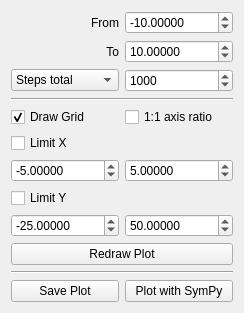
                        <widget class="QWidget" name="Tab_3_1_tab_2_Config_scrollAreaWidgetContents">
                         <property name="geometry">
                          <rect>
                           <x>0</x>
                           <y>0</y>
                           <width>234</width>
                           <height>310</height>
                          </rect>
                         </property>
                         <layout class="QGridLayout" name="gridLayout_11">
                          <item row="8" column="0">
                           <widget class="QCheckBox" name="Tab_3_1_YLim_Check">
                            <property name="toolTip">
                             <string>Limit the part of the y axis that is shown</string>
                            </property>
                            <property name="text">
                             <string>Limit Y</string>
                            </property>
                           </widget>
                          </item>
                          <item row="7" column="1">
                           <widget class="QDoubleSpinBox" name="Tab_3_1_XLim_max">
                            <property name="decimals">
                             <number>5</number>
                            </property>
                            <property name="minimum">
                             <double>-1000000.000000000000000</double>
                            </property>
                            <property name="maximum">
                             <double>1000000.000000000000000</double>
                            </property>
                            <property name="value">
                             <double>5.000000000000000</double>
                            </property>
                           </widget>
                          </item>
                          <item row="7" column="0">
                           <widget class="QDoubleSpinBox" name="Tab_3_1_XLim_min">
                            <property name="decimals">
                             <number>5</number>
                            </property>
                            <property name="minimum">
                             <double>-1000000.000000000000000</double>
                            </property>
                            <property name="maximum">
                             <double>1000000.000000000000000</double>
                            </property>
                            <property name="value">
                             <double>-5.000000000000000</double>
                            </property>
                           </widget>
                          </item>
                          <item row="4" column="0" colspan="2">
                           <widget class="Line" name="line_2">
                            <property name="orientation">
                             <enum>Qt::Horizontal</enum>
                            </property>
                           </widget>
                          </item>
                          <item row="5" column="1">
                           <widget class="QCheckBox" name="Tab_3_1_Axis_ratio_Checkbox">
                            <property name="text">
                             <string>1:1 axis ratio</string>
                            </property>
                           </widget>
                          </item>
                          <item row="1" column="1">
                           <widget class="QDoubleSpinBox" name="Tab_3_1_To_Spinbox">
                            <property name="decimals">
                             <number>5</number>
                            </property>
                            <property name="minimum">
                             <double>-1000000.000000000000000</double>
                            </property>
                            <property name="maximum">
                             <double>1000000.000000000000000</double>
                            </property>
                            <property name="value">
                             <double>10.000000000000000</double>
                            </property>
                           </widget>
                          </item>
                          <item row="12" column="0" colspan="2">
                           <spacer name="verticalSpacer">
                            <property name="orientation">
                             <enum>Qt::Vertical</enum>
                            </property>
                            <property name="sizeHint" stdset="0">
                             <size>
                              <width>20</width>
                              <height>40</height>
                             </size>
                            </property>
                           </spacer>
                          </item>
                          <item row="2" column="0">
                           <widget class="QComboBox" name="Tab_3_1_Steps_comboBox">
                            <property name="currentText">
                             <string>Steps total</string>
                            </property>
                            <property name="currentIndex">
                             <number>0</number>
                            </property>
                            <item>
                             <property name="text">
                              <string>Steps total</string>
                             </property>
                            </item>
                            <item>
                             <property name="text">
                              <string>Steps per Unit</string>
                             </property>
                            </item>
                           </widget>
                          </item>
                          <item row="9" column="1">
                           <widget class="QDoubleSpinBox" name="Tab_3_1_YLim_max">
                            <property name="decimals">
                             <number>5</number>
                            </property>
                            <property name="minimum">
                             <double>-1000000.000000000000000</double>
                            </property>
                            <property name="maximum">
                             <double>1000000.000000000000000</double>
                            </property>
                            <property name="value">
                             <double>50.000000000000000</double>
                            </property>
                           </widget>
                          </item>
                          <item row="0" column="1">
                           <widget class="QDoubleSpinBox" name="Tab_3_1_From_Spinbox">
                            <property name="decimals">
                             <number>5</number>
                            </property>
                            <property name="minimum">
                             <double>-1000000.000000000000000</double>
                            </property>
                            <property name="maximum">
                             <double>1000000.000000000000000</double>
                            </property>
                            <property name="value">
                             <double>-10.000000000000000</double>
                            </property>
                           </widget>
                          </item>
                          <item row="0" column="0">
                           <widget class="QLabel" name="Tab_3_1_Label_from">
                            <property name="text">
                             <string>From</string>
                            </property>
                            <property name="alignment">
                             <set>Qt::AlignRight|Qt::AlignTrailing|Qt::AlignVCenter</set>
                            </property>
                           </widget>
                          </item>
                          <item row="6" column="0">
                           <widget class="QCheckBox" name="Tab_3_1_XLim_Check">
                            <property name="toolTip">
                             <string>Limit the part of the x axis that is shown</string>
                            </property>
                            <property name="text">
                             <string>Limit X</string>
                            </property>
                           </widget>
                          </item>
                          <item row="11" column="0" colspan="2">
                           <widget class="Line" name="line">
                            <property name="orientation">
                             <enum>Qt::Horizontal</enum>
                            </property>
                           </widget>
                          </item>
                          <item row="9" column="0">
                           <widget class="QDoubleSpinBox" name="Tab_3_1_YLim_min">
                            <property name="decimals">
                             <number>5</number>
                            </property>
                            <property name="minimum">
                             <double>-1000000.000000000000000</double>
                            </property>
                            <property name="maximum">
                             <double>1000000.000000000000000</double>
                            </property>
                            <property name="value">
                             <double>-25.000000000000000</double>
                            </property>
                           </widget>
                          </item>
                          <item row="5" column="0">
                           <widget class="QCheckBox" name="Tab_3_1_Draw_Grid_Checkbox">
                            <property name="text">
                             <string>Draw Grid</string>
                            </property>
                            <property name="checked">
                             <bool>true</bool>
                            </property>
                           </widget>
                          </item>
                          <item row="2" column="1">
                           <widget class="QSpinBox" name="Tab_3_1_Steps_Spinbox">
                            <property name="minimum">
                             <number>1</number>
                            </property>
                            <property name="maximum">
                             <number>100000</number>
                            </property>
                            <property name="value">
                             <number>1000</number>
                            </property>
                           </widget>
                          </item>
                          <item row="1" column="0">
                           <widget class="QLabel" name="Tab_3_1_Label_to">
                            <property name="text">
                             <string>To</string>
                            </property>
                            <property name="alignment">
                             <set>Qt::AlignRight|Qt::AlignTrailing|Qt::AlignVCenter</set>
                            </property>
                           </widget>
                          </item>
                          <item row="13" column="1">
                           <widget class="QPushButton" name="Tab_3_1_Button_Plot_SymPy">
                            <property name="toolTip">
                             <string>&lt;!DOCTYPE HTML PUBLIC &quot;-//W3C//DTD HTML 4.0//EN&quot; &quot;http://www.w3.org/TR/REC-html40/strict.dtd&quot;&gt;
&lt;html&gt;&lt;head&gt;&lt;meta name=&quot;qrichtext&quot; content=&quot;1&quot; /&gt;&lt;style type=&quot;text/css&quot;&gt;
p, li { white-space: pre-wrap; }
&lt;/style&gt;&lt;/head&gt;&lt;body style=&quot; font-family:'MS Shell Dlg 2'; font-size:8pt; font-weight:400; font-style:normal;&quot;&gt;
&lt;p style=&quot; margin-top:0px; margin-bottom:0px; margin-left:0px; margin-right:0px; -qt-block-indent:0; text-indent:0px;&quot;&gt;&lt;span style=&quot; font-family:'MS Shell Dlg 2';&quot;&gt;It is advised to use the normal Plot.&lt;/span&gt;&lt;/p&gt;
&lt;p style=&quot; margin-top:0px; margin-bottom:0px; margin-left:0px; margin-right:0px; -qt-block-indent:0; text-indent:0px;&quot;&gt;&lt;span style=&quot; font-family:'MS Shell Dlg 2';&quot;&gt;Note:&lt;/span&gt;&lt;/p&gt;
&lt;p style=&quot; margin-top:0px; margin-bottom:0px; margin-left:0px; margin-right:0px; -qt-block-indent:0; text-indent:0px;&quot;&gt;&lt;span style=&quot; font-family:'MS Shell Dlg 2';&quot;&gt;- Control the Plotted area with Limit X and Limit Y&lt;/span&gt;&lt;/p&gt;
&lt;p style=&quot; margin-top:0px; margin-bottom:0px; margin-left:0px; margin-right:0px; -qt-block-indent:0; text-indent:0px;&quot;&gt;&lt;span style=&quot; font-family:'MS Shell Dlg 2';&quot;&gt;	(Don't forget to enable these with the checkboxes)&lt;/span&gt;&lt;/p&gt;
&lt;p style=&quot; margin-top:0px; margin-bottom:0px; margin-left:0px; margin-right:0px; -qt-block-indent:0; text-indent:0px;&quot;&gt;&lt;span style=&quot; font-family:'MS Shell Dlg 2';&quot;&gt;- Opens new window&lt;/span&gt;&lt;/p&gt;
&lt;p style=&quot; margin-top:0px; margin-bottom:0px; margin-left:0px; margin-right:0px; -qt-block-indent:0; text-indent:0px;&quot;&gt;&lt;span style=&quot; font-family:'MS Shell Dlg 2';&quot;&gt;Advantages of SymPy Plotting:&lt;/span&gt;&lt;/p&gt;
&lt;p style=&quot; margin-top:0px; margin-bottom:0px; margin-left:0px; margin-right:0px; -qt-block-indent:0; text-indent:0px;&quot;&gt;&lt;span style=&quot; font-family:'MS Shell Dlg 2';&quot;&gt;- Easier zomming&lt;/span&gt;&lt;/p&gt;
&lt;p style=&quot; margin-top:0px; margin-bottom:0px; margin-left:0px; margin-right:0px; -qt-block-indent:0; text-indent:0px;&quot;&gt;&lt;span style=&quot; font-family:'MS Shell Dlg 2';&quot;&gt;- More options when saving the Plot&lt;/span&gt;&lt;/p&gt;
&lt;p style=&quot; margin-top:0px; margin-bottom:0px; margin-left:0px; margin-right:0px; -qt-block-indent:0; text-indent:0px;&quot;&gt;&lt;span style=&quot; font-family:'MS Shell Dlg 2';&quot;&gt;Disadvantages:&lt;/span&gt;&lt;/p&gt;
&lt;p style=&quot; margin-top:0px; margin-bottom:0px; margin-left:0px; margin-right:0px; -qt-block-indent:0; text-indent:0px;&quot;&gt;&lt;span style=&quot; font-family:'MS Shell Dlg 2';&quot;&gt;- Plots are not saved in the History&lt;/span&gt;&lt;/p&gt;
&lt;p style=&quot; margin-top:0px; margin-bottom:0px; margin-left:0px; margin-right:0px; -qt-block-indent:0; text-indent:0px;&quot;&gt;&lt;span style=&quot; font-family:'MS Shell Dlg 2';&quot;&gt;- (Currently) Only one graph per plot&lt;/span&gt;&lt;/p&gt;
&lt;p style=&quot; margin-top:0px; margin-bottom:0px; margin-left:0px; margin-right:0px; -qt-block-indent:0; text-indent:0px;&quot;&gt;&lt;span style=&quot; font-family:'MS Shell Dlg 2';&quot;&gt;- (Currently) Limited configuration via the main window&lt;/span&gt;&lt;/p&gt;
&lt;p style=&quot; margin-top:0px; margin-bottom:0px; margin-left:0px; margin-right:0px; -qt-block-indent:0; text-indent:0px;&quot;&gt;&lt;span style=&quot; font-family:'MS Shell Dlg 2';&quot;&gt;- Can not plot as many functions as the main plotter&lt;/span&gt;&lt;/p&gt;
&lt;p style=&quot; margin-top:0px; margin-bottom:0px; margin-left:0px; margin-right:0px; -qt-block-indent:0; text-indent:0px;&quot;&gt;&lt;span style=&quot; font-family:'MS Shell Dlg 2';&quot;&gt;  (The main plotter has several methods of plotting which are used&lt;/span&gt;&lt;/p&gt;
&lt;p style=&quot; margin-top:0px; margin-bottom:0px; margin-left:0px; margin-right:0px; -qt-block-indent:0; text-indent:0px;&quot;&gt;&lt;span style=&quot; font-family:'MS Shell Dlg 2';&quot;&gt;   if the normal method fails while the SymPy plotter only has the normal method)&lt;/span&gt;&lt;/p&gt;
&lt;p style=&quot;-qt-paragraph-type:empty; margin-top:0px; margin-bottom:0px; margin-left:0px; margin-right:0px; -qt-block-indent:0; text-indent:0px; font-family:'MS Shell Dlg 2';&quot;&gt;&lt;br /&gt;&lt;/p&gt;&lt;/body&gt;&lt;/html&gt;</string>
                            </property>
                            <property name="text">
                             <string>Plot with SymPy</string>
                            </property>
                           </widget>
                          </item>
                          <item row="10" column="0" colspan="2">
                           <widget class="QPushButton" name="Tab_3_1_RedrawPlot_Button">
                            <property name="toolTip">
                             <string>Apply settings</string>
                            </property>
                            <property name="text">
                             <string>Redraw Plot</string>
                            </property>
                           </widget>
                          </item>
                          <item row="13" column="0">
                           <widget class="QPushButton" name="Tab_3_1_Button_SavePlot">
                            <property name="toolTip">
                             <string>&lt;html&gt;&lt;head/&gt;&lt;body&gt;&lt;p&gt;Save the current Plot (exactly as displayed including size and resoltuion)&lt;/p&gt;&lt;p&gt;as a .png in the Plots folder where the AMaDiA.py is located.&lt;/p&gt;&lt;p&gt;Tip: This option is also accessible in the right klick menu of the Plot.&lt;/p&gt;&lt;/body&gt;&lt;/html&gt;</string>
                            </property>
                            <property name="text">
                             <string>Save Plot</string>
                            </property>
                           </widget>
                          </item>
                         </layout>
                        </widget>
